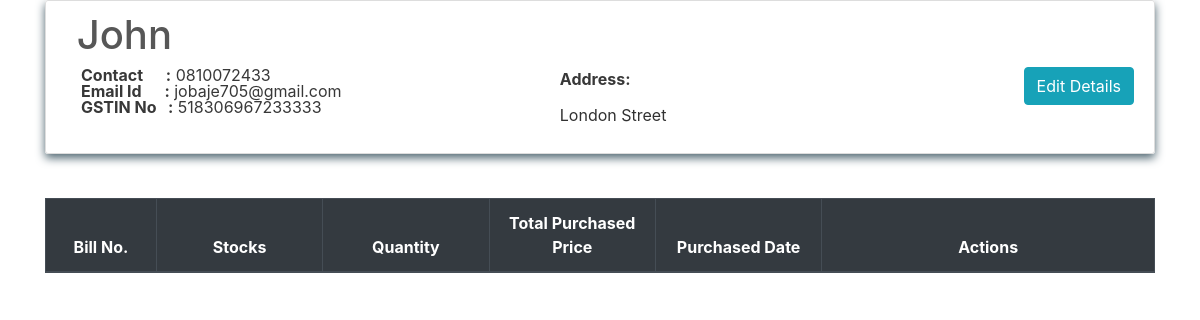
Before: /transactions/suppliers/John with the older database file.
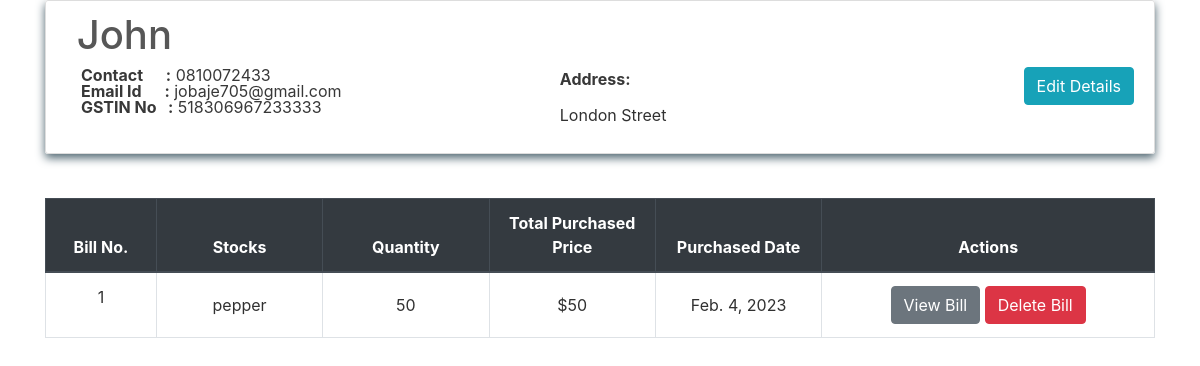
After: the same page with the newer database file.
### transactions/views.py (the view)
class SupplierView(View):
    def get(self, request, name):
        supplierobj = get_object_or_404(Supplier, name=name)
        bill_list = PurchaseBill.objects.filter(supplier=supplierobj)
        page = request.GET.get('page', 1)
        paginator = Paginator(bill_list, 10)
        try:
            bills = paginator.page(page)
        except PageNotAnInteger:
            bills = paginator.page(1)
        except EmptyPage:
            bills = paginator.page(paginator.num_pages)
        context = {
            'supplier'  : supplierobj,
            'bills'     : bills
        }
        return render(request, 'suppliers/supplier.html', context)

### transactions/templates/suppliers/supplier.html (shortened to what this page needs)
{% extends "base.html" %}
{% block content %}
    <div class="content-section">
        <div class="media">
            <div class="media-body">
                <h2 style="color:#575757;" class="account-heading">&nbsp;{{ supplier.name }}</h2>
                <a href="{% url 'edit-supplier' supplier.pk %}" class="btn btn-info" style="float: right;">Edit Details</a>
                <div class="row">
                    <div class="col-md-6">
                        <p class="fal">
                            <b>Contact &nbsp; &nbsp;&nbsp; :</b> {{ supplier.phone }} <br>
                            <b>Email Id &nbsp;&nbsp;&nbsp;&nbsp; :</b> {{ supplier.email }} <br>
                            <b>GSTIN No &nbsp; :</b> {{ supplier.gstin }} <br>
                        </p>
                    </div>
                    <div class="col-md-6">
                        <p class="fal">
                            <b>Address:</b> <br> {{ supplier.address|linebreaks }}
                        </p>
                    </div>
                </div>
            </div>
        </div>
    </div>
    <table class="table table-css table-hover table-bordered">
        <br>
        <thead class="thead-dark align-middle">
            <tr>
                <th width="10%">Bill No.</th>
                <th width="15%">Stocks</th>
                <th width="15%">Quantity</th>
                <th width="15%">Total Purchased Price</th>
                <th width="15%">Purchased Date</th>
                <th width="30%">Actions</th>
            </tr>
        </thead>
        <tbody>
            {% for purchase in bills %}
            <tr>
                <td class="align-middle"> <p>{{ purchase.billno }}</p> </td>
                <td class="align-middle">{% for item in purchase.get_items_list %} {{ item.stock.name }} <br> {% endfor %}</td>
                <td class="align-middle">{% for item in purchase.get_items_list %} {{ item.quantity }} <br> {% endfor %}</td>
                <td class="align-middle">${{ purchase.get_total_price }}</td>
                <td class="align-middle">{{ purchase.time.date }}</td>
                <td class="align-middle"> <a href="{% url 'purchase-bill' purchase.billno %}" class="btn btn-secondary">View Bill</a> <a href="{% url 'delete-purchase' purchase.pk %}" class="btn btn-danger">Delete Bill</a> </td>
            </tr>
            {% endfor %}
        </tbody>
    </table>
</div>
{% endblock content %}

Changed rows visible on the page:
added PurchaseBill: billno "1", get_total_price "50", time "Feb. 4, 2023"
added PurchaseItem: stock.name "pepper", quantity "50"
